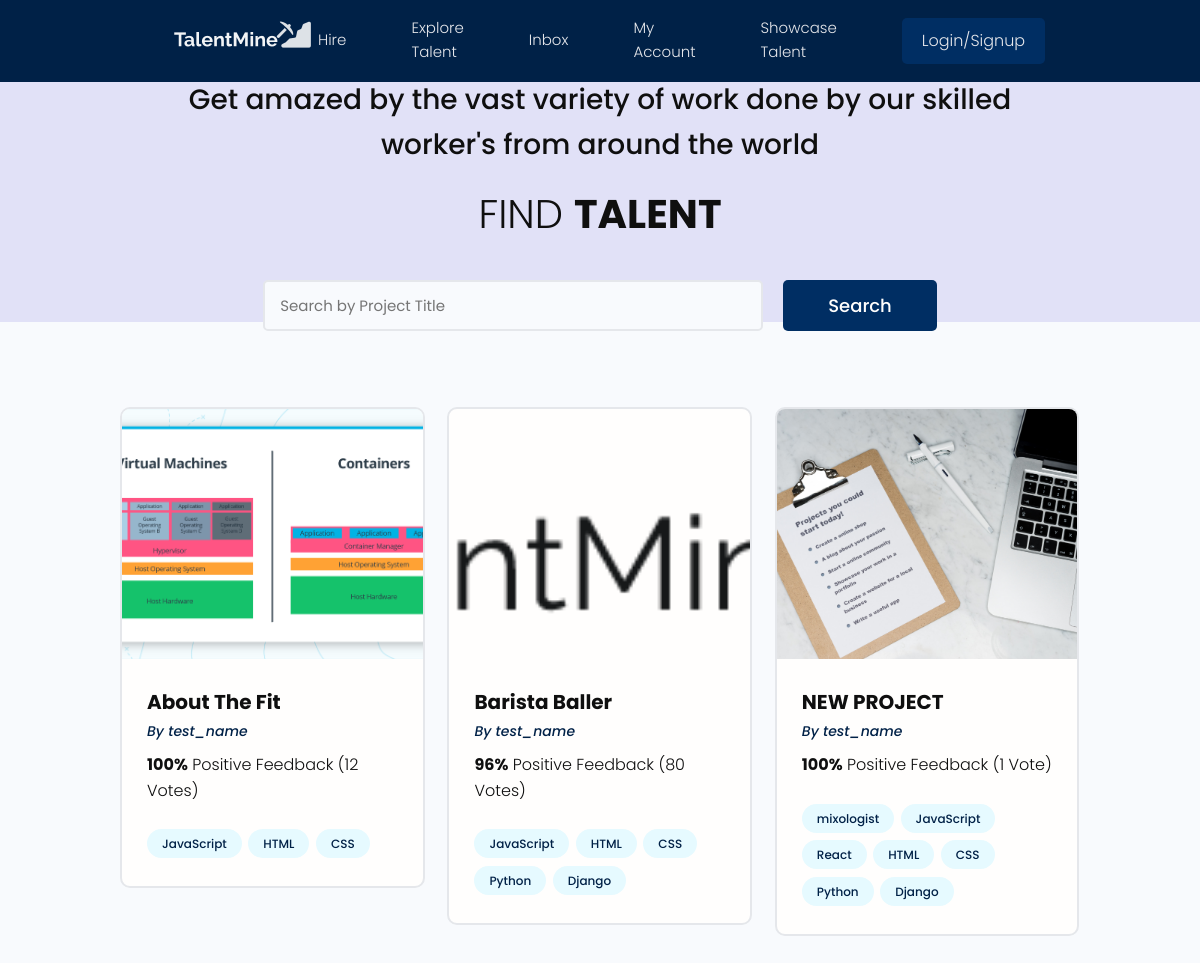
The app's page /project/, older data.
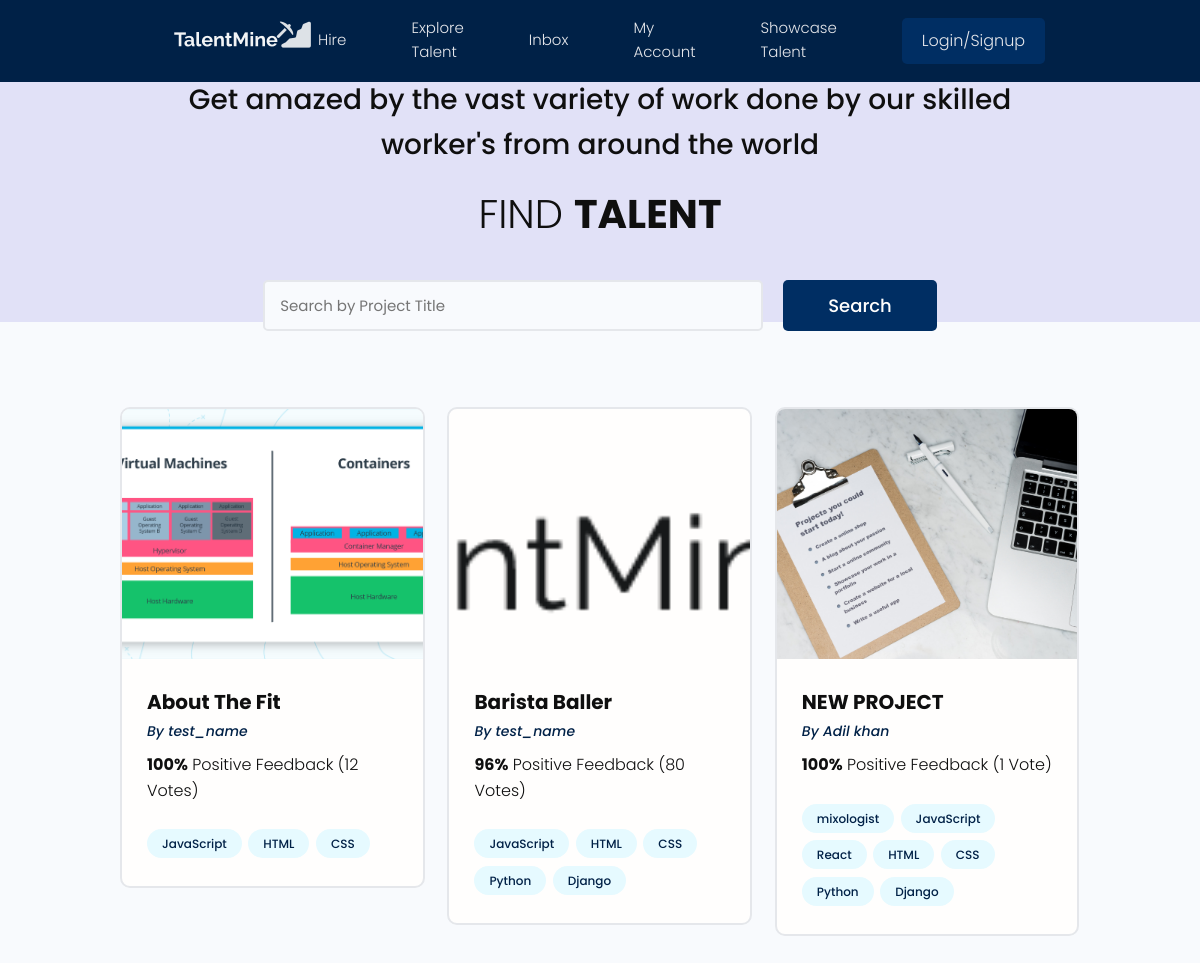
The same page, newer data.
### projects/models.py (models this page shows, shortened)
class Project(models.Model):
    owner = models.ForeignKey(Profile,null=True,blank=True,on_delete=models.SET_NULL)
    id = models.UUIDField(default = uuid.uuid4, unique=True,primary_key=True,editable=False)
    title = models.CharField(max_length=200)
    description = models.TextField(null=True, blank=True)
    featured_image = models.ImageField(null=True,blank=True,default="default.jpg")
    demo_link = models.CharField(max_length=20000,null=True,blank=True)
    source_link = models.CharField(max_length=20000,null=True,blank=True)
    tags = models.ManyToManyField('Tag',blank=True)
    vote_total = models.IntegerField(default=0,null=True,blank=True)
    vote_ratio = models.IntegerField(default=0,null=True,blank=True)
    created = models.DateTimeField(auto_now_add=True)

### users/models.py (models this page shows, shortened)
class Profile(models.Model):
    user = models.OneToOneField(User,on_delete=models.CASCADE,null=True,blank=True)
    name = models.CharField(max_length = 100,blank=True,null=True)
    email = models.EmailField(max_length=100,blank=True,null=True)
    username  = models.CharField(max_length = 100,blank=True,null=True)
    location = models.CharField(max_length = 500,blank=True,null=True)
    short_intro  = models.CharField(max_length = 180,blank=True,null=True)
    bio = models.TextField(blank=True,null=True)
    profile_image = models.ImageField(null=True,blank=True,upload_to = 'profiles/',default ="profiles/avatar.jpeg" )
    social_github =  models.CharField(max_length = 5000,blank=True,null=True)
    social_twitter =  models.CharField(max_length = 5000,blank=True,null=True)
    social_linkedin =  models.CharField(max_length = 5000,blank=True,null=True)
    social_website =  models.CharField(max_length = 5000,blank=True,null=True)
    created = models.DateTimeField(auto_now_add=True)
    id = models.UUIDField(default = uuid.uuid4, unique=True,primary_key=True,editable=False)

### projects/views.py (the view)
# urls.py: path('',include('projects.urls')),
def projects(request):
    projects = Project.objects.all()
    context = {'projects':projects}
    return render(request,'projects/projects.html',context)

### projects/models.py (called while the page is built)
    def __str__(self):
        return self.name

### projects/templates/projects/projects.html (shortened to what this page needs)
<!DOCTYPE html>
<html lang="en" dir="ltr">
    <head>
    </head>
    <body>
        {% extends 'main.html'%}
        {% block content %}
        <main class="projects">
          <section class="hero-section text-center">
            <div class="container container--narrow">
              <div class="hero-section__box">
                  <h4 style="padding: 20px;">Get amazed by the vast variety of work done by our skilled worker's from around the world </h4>
                <h2>Find <span>Talent</span></h2>
              </div>
              <div class="hero-section__search">
                <form class="form" action="#" method="get">
                  <div class="form__field">
                    <input class="input input--text" id="formInput#search" type="text" name="text"
                      placeholder="Search by Project Title" />
                  </div>
                  <input class="btn btn--sub btn--lg" type="submit" value="Search" />
                </form>
              </div>
            </div>
          </section>
          <section class="projectsList">
            <div class="container">
              <div class="grid grid--three">
                  {% for project in projects%}
                <div class="column">
                  <div class="card project">
                      <img class="project__thumbnail" src="{{ project.featured_image.url }}" alt="project thumbnail" />
                      <div class="card__body">
                        <h3 class="project__title">{{project.title}}</h3>
                        <p><a class="project__author" href="{% url 'user-profile' project.owner.id %}">By {{project.owner.name}}</a></p>
                        <p class="project--rating">
                          <span style="font-weight: bold;">{{project.vote_ratio}}%</span> Positive
                          Feedback ({{project.vote_total}} Vote{{project.vote_total|pluralize:"s"}})
                        </p>
                        <div class="project__tags">
                            {%for tag in project.tags.all%}
                            <span class="tag tag--pill tag--main">
                              <small>{{tag}}</small>
                            </span>
                            {%endfor%}
                        </div>
                      </div>
                  </div>
                </div>
                {%endfor%}
              </div>
            </div>
          </section>
        </main>
        {% endblock content%}

Row changes from the older to the newer data that the page shows:
changed Project "NEW PROJECT": owner.name "test_name" → "Adil khan"
